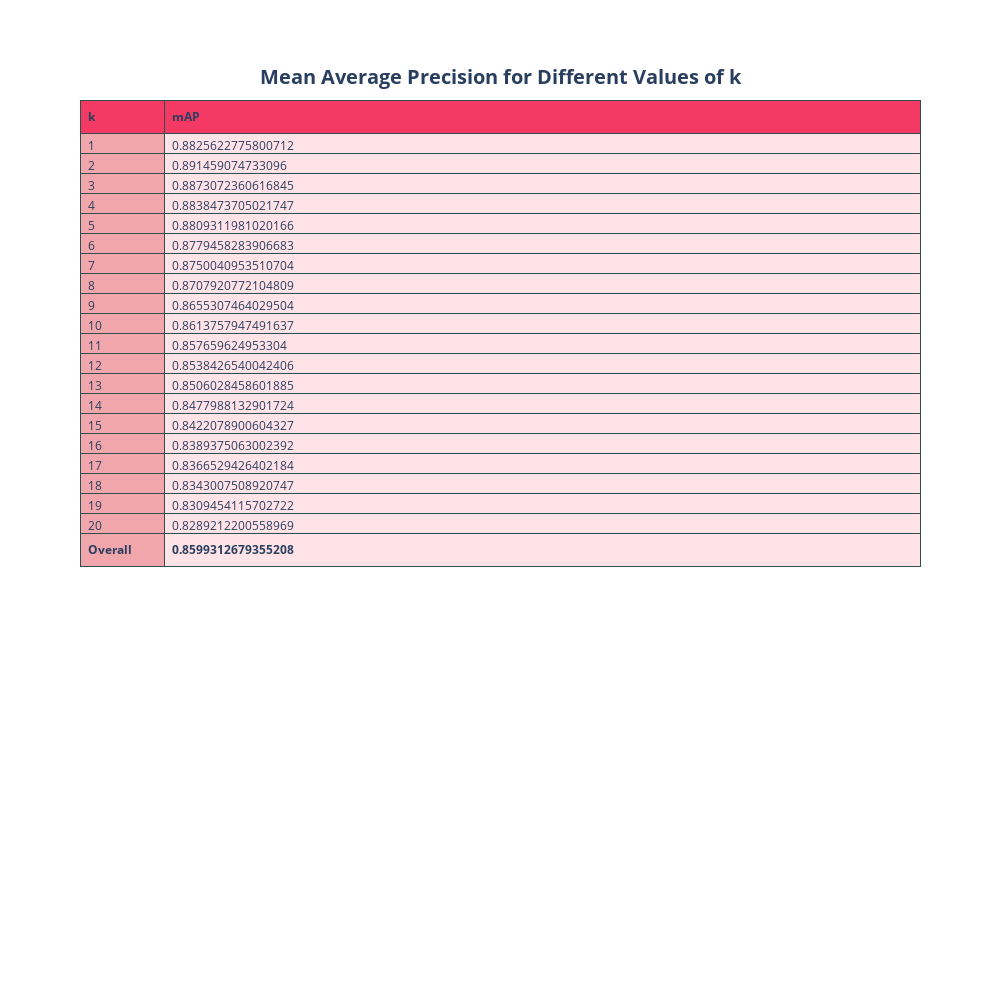

Notebook source saved alongside this figure:
### Code cell
import plotly.graph_objects as go

#Add Overall mAP to bottom
col1 = k_labels + ['<b>Overall<b>']
col2 = all_mAPs + ['<b>'+str(overall_mAP)+'</b>']
fig = go.Figure(data=[go.Table(
    header=dict(values=['<b>k</b>','<b>mAP</b>'],
                line_color='darkslategray',
                fill_color='#F53965',
                align='left'),
    cells=dict(values=[col1, col2], 
               line_color='darkslategray',
               fill_color=['#F1A6AC', '#FFE3E7'],
               align='left'), columnwidth=[100,900])
])

fig.update_layout(width=1000, height=1000, title_text="<b>Mean Average Precision for Different Values of k</b>", title_x=0.5,title_y=0.93)
fig.update_layout(title_font=dict(size=20))
fig.show()

### Figure 1 — Plotly figure (JSON) as saved in the notebook; plotly's stock layout.template omitted (floating-point values rounded to 4 significant figures)
{"data": [{"cells": {"align": "left", "fill": {"color": ["#F1A6AC", "#FFE3E7"]}, "line": {"color": "darkslategray"}, "values": [[1, 2, 3, 4, 5, 6, 7, 8, 9, 10, 11, 12, 13, 14, 15, 16, 17, 18, 19, 20, "<b>Overall<b>"], [0.8826, 0.8915, 0.8873, 0.8838, 0.8809, 0.8779, 0.875, 0.8708, 0.8655, 0.8614, 0.8577, 0.8538, 0.8506, 0.8478, 0.8422, 0.8389, 0.8367, 0.8343, 0.8309, 0.8289, "<b>0.8599312679355208</b>"]]}, "columnwidth": [100, 900], "header": {"align": "left", "fill": {"color": "#F53965"}, "line": {"color": "darkslategray"}, "values": ["<b>k</b>", "<b>mAP</b>"]}, "type": "table"}], "layout": {"height": 1000, "title": {"font": {"size": 20}, "text": "<b>Mean Average Precision for Different Values of k</b>", "x": 0.5, "y": 0.93}, "width": 1000}}
